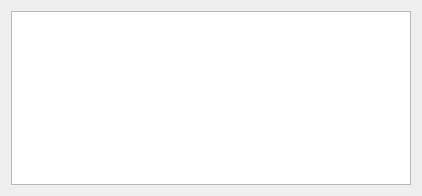
<?xml version="1.0" encoding="UTF-8"?>
<ui version="4.0">
 <class>graphDialog</class>
 <widget class="QDialog" name="graphDialog">
  <property name="geometry">
   <rect>
    <x>0</x>
    <y>0</y>
    <width>422</width>
    <height>196</height>
   </rect>
  </property>
  <property name="windowTitle">
   <string>Dialog</string>
  </property>
  <layout class="QVBoxLayout" name="verticalLayout">
   <item>
    <widget class="GraphWidget" name="frameGraph"/>
   </item>
  </layout>
 </widget>
 <customwidgets>
  <customwidget>
   <class>GraphWidget</class>
   <extends>QGraphicsView</extends>
   <header location="global">graphview.h</header>
  </customwidget>
 </customwidgets>
 <resources/>
 <connections/>
</ui>
